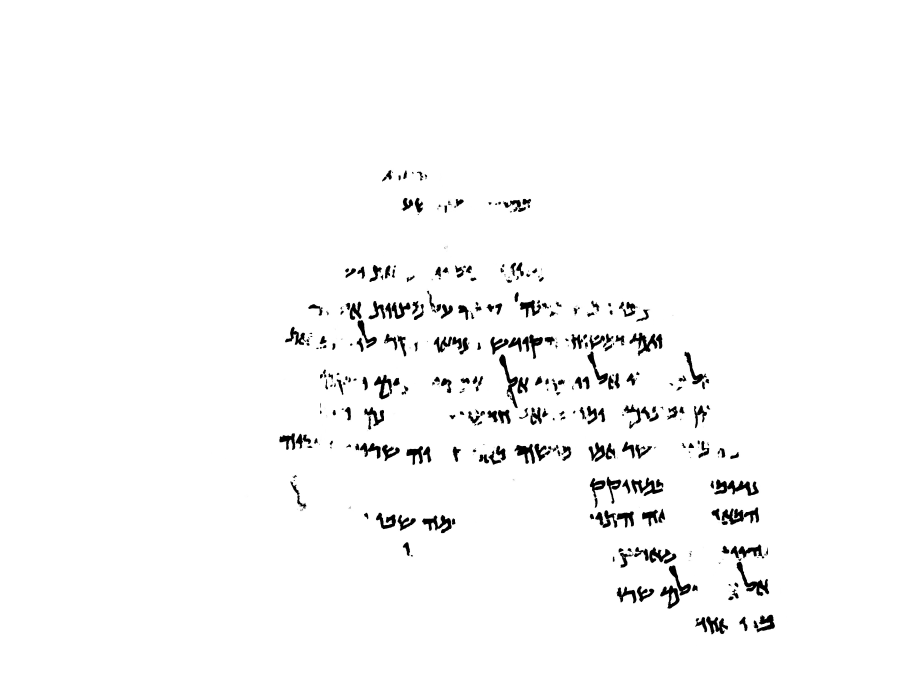
#> input picture image-data/P106-Fg002-R-C01-R01-binarized.jpg, 3608 x 2706 px, found by its file name (shown at 1/4 size); its folder holds only this picture in this run
$ python main.py   (older library calls are emulated)
#> lines starting #> are read from the running program, lines starting #| are printed output that depends on the picture; after the words box and inside, x2 and y2 are one past the last pixel; in counts of white or black regions, pixels touching at a corner belong together
import cv2
import numpy as np
import matplotlib.pyplot as plt
import os
from scipy.signal import find_peaks
from sklearn.cluster import KMeans
from scipy.ndimage import gaussian_filter1d

image_paths = os.listdir("image-data")

def line_projection_histogram(image, show_plot=True):
    binary = (image == 255).astype(np.uint8)

    histogram = np.sum(binary, axis=1)

    if show_plot:
        plt.figure(figsize=(10, 4))
        plt.plot(histogram)
        plt.title(f"Line Projection Histogram")
        plt.xlabel("Row Index")
        plt.ylabel("Black Pixel Count")
        plt.grid(True)
        plt.tight_layout()
        plt.show()

    return histogram

def smooth_histogram(histogram):
    return gaussian_filter1d(histogram, sigma=5)

def count_peaks(histogram, height_threshold=25, distance=30, plot=True):
    peaks, _ = find_peaks(histogram, height=height_threshold, distance=distance)

    if plot:
        plt.figure(figsize=(10, 4))
        plt.plot(histogram, label="Histogram")
        plt.plot(peaks, histogram[peaks], "rx", label="Peaks")
        plt.title("Line Projection Histogram with Peaks")
        plt.xlabel("Index")
        plt.ylabel("Black Pixel Count")
        plt.legend()
        plt.grid(True)
        plt.tight_layout()
        plt.show()

    return len(peaks), peaks

def cluster_boxes(box_centers, n_clusters):
    box_ids = [box_id for box_id, y in box_centers]
    y_coords = np.array([[y] for _, y in box_centers])

    kmeans = KMeans(n_clusters=n_clusters, n_init='auto')
    labels = kmeans.fit_predict(y_coords)

    clusters = {}
    for label, box_id in zip(labels, box_ids):
        clusters.setdefault(label, []).append(box_id)

    return clusters

def mask_bounding_boxes(image, stats, box_ids, padding=0):
    mask = np.zeros(image.shape[:2], dtype=np.uint8)

    for box_id in box_ids:
        x = stats[box_id, cv2.CC_STAT_LEFT] - padding
        y = stats[box_id, cv2.CC_STAT_TOP] - padding
        w = stats[box_id, cv2.CC_STAT_WIDTH] + 2 * padding
        h = stats[box_id, cv2.CC_STAT_HEIGHT] + 2 * padding

        x = max(0, x)
        y = max(0, y)
        x_end = min(image.shape[1], x + w)
        y_end = min(image.shape[0], y + h)

        cv2.rectangle(mask, (x, y), (x_end, y_end), 255, -1)

    return cv2.bitwise_and(image, image, mask=cv2.merge([mask]))

def crop_to_content(image, padding=5):
    image = image.copy()
    coords = cv2.findNonZero(image)

    x, y, w, h = cv2.boundingRect(coords)

    x1 = max(x - padding, 0)
    y1 = max(y - padding, 0)
    x2 = min(x + w + padding, image.shape[1])
    y2 = min(y + h + padding, image.shape[0])

    return image[y1:y2, x1:x2]

# [6 lines left out: function sort_cluster, not called in this run]

if __name__ == "__main__":
    for image_path in image_paths:
        file_name = image_path.split(".")[0]
        image_path = "image-data/" + image_path

        # Read and preprocess the image
        image = cv2.imread(image_path, cv2.IMREAD_GRAYSCALE)
#> image is the input picture: shape (2706, 3608); min 0, max 255, mean 248.9
        image = cv2.resize(image, (1024, 1024))
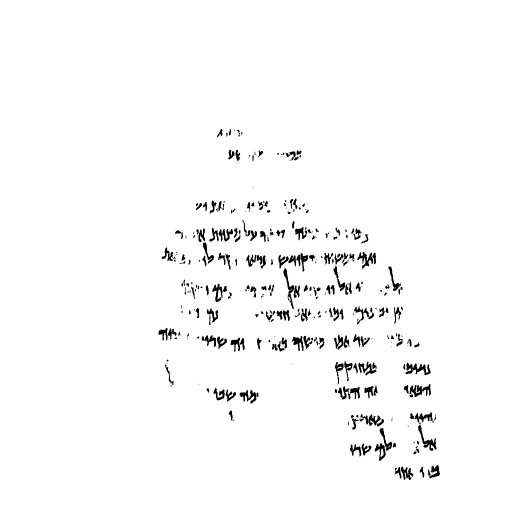
#> image: shape (1024, 1024) (shown at 1/2 size); min 0, max 255, mean 248.9
        image = cv2.threshold(image, 0, 255, cv2.THRESH_BINARY_INV | cv2.THRESH_OTSU)[1]
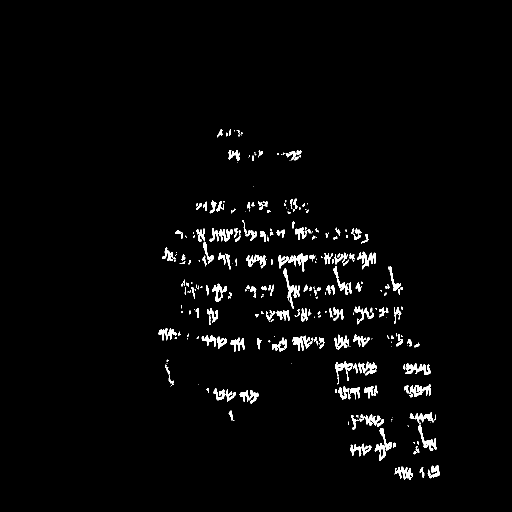
#> image: shape (1024, 1024) (shown at 1/2 size); 2.4% white; 329 white regions (134 under 20 px), largest, box (x1, y1, x2, y2) and area: (811, 726, 861, 750) 581, (819, 768, 862, 794) 541, (715, 503, 752, 539) 533

        # Line projection histogram
        hist = line_projection_histogram(image, show_plot=False)
#> in line_projection_histogram, `histogram = np.sum(binary, axis=1)`: histogram = 1024 values, max 207 at index 514, min 0 at index 0, mean 24.43
#> hist has the same summary as histogram in line_projection_histogram
        smoothed_hist = smooth_histogram(hist)
#> smoothed_hist = 1024 values, max 156 at index 516, min 0 at index 0, mean 24.1
        peaks, _ = count_peaks(smoothed_hist, height_threshold=5, distance=10, plot=False)
#> in count_peaks, `peaks, _ = find_peaks(histogram, height=height_threshold, distance=dis..`: peaks = [265, 308, 410, 466, 516, 576, 625, 681, 734, 783, 836, 894, 943]
#> peaks = 13

        # Erode image to remove small noise
        kernel = cv2.getStructuringElement(cv2.MORPH_RECT, (3, 3))
        img = cv2.erode(image, kernel, iterations=1)
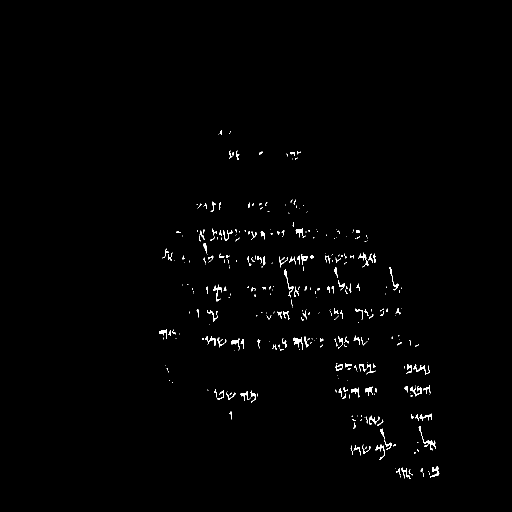
#> img: shape (1024, 1024) (shown at 1/2 size); 0.84% white in thin lines or dots, all inside (x1, y1, x2, y2) = (318, 260, 879, 958)
        # img = cv2.dilate(img, kernel, iterations=1)

        # Connected components analysis
        num_labels, labels, stats, centroids = cv2.connectedComponentsWithStats(img, connectivity=8, ltype=cv2.CV_32S)
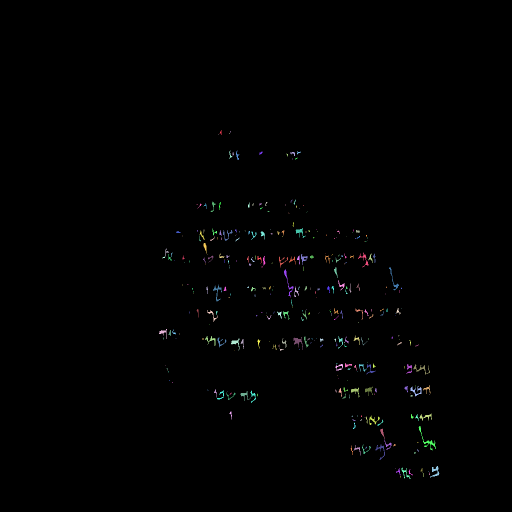
#> labels: shape (1024, 1024) int32 (shown at 1/2 size); 342 distinct labels, from 0 to 341; one colour per label, 0 black
#> num_labels = 342; stats = 342 rows, first 6: [0, 0, 1024, 1024, 1039801], [439, 260, 5, 9, 19], [460, 262, 1, 3, 3], [459, 266, 1, 2, 2], [437, 269, 1, 1, 1], [458, 301, 7, 16, 35]; centroids = 342 pairs, first value 326 to 870.4, second value 263 to 953

        # image = cv2.cvtColor(image, cv2.COLOR_GRAY2BGR)

        y_coords = []
        for i in range(1, num_labels):

            x = stats[i, cv2.CC_STAT_LEFT]
            y = stats[i, cv2.CC_STAT_TOP]
            w = stats[i, cv2.CC_STAT_WIDTH]
            h = stats[i, cv2.CC_STAT_HEIGHT]
            area = stats[i, cv2.CC_STAT_AREA]
            (cx, cy) = centroids[i]

            y_coords.append((i, cy))
#> this loop made 341 passes
#> (x, y, w, h, area, cx, cy) on passes 5 to 7: (458, 301, 7, 16, 35, 460.2, 309.7), (472, 301, 7, 19, 51, 474.4, 310.9), (519, 303, 6, 7, 23, 521.3, 305.7)
#> after the loop, y_coords = 341 pairs, first value 1 to 341, second value 263 to 953

        # [6 lines of commented-out code are left out]
        clusters = cluster_boxes(y_coords, peaks)
#> in cluster_boxes, `box_ids = [box_id for box_id, y in box_centers]`: box_ids = 341 values from 1 to 341
#> in cluster_boxes, `y_coords = np.array([[y] for _, y in box_centers])`: y_coords = 341 values, max 953 at index 340, min 263 at index 1, mean 610.1
#> in cluster_boxes, `labels = kmeans.fit_predict(y_coords)`: labels = 341 values, max 12 at index 4, min 0 at index 174, mean 5.76
#> the loop in cluster_boxes, `for label, box_id in zip(labels, box_ids):` made 341 passes
#> label on passes 1 to 3: 4, 4, 4
#> after the loop in cluster_boxes, `for label, box_id in zip(labels, box_ids):`: clusters = 13 items
#> clusters = 13 items

        for i in clusters.items():
            masked_image = mask_bounding_boxes(image, stats, i[1], padding=2)
            cropped_image = crop_to_content(masked_image, padding=2)

            os.makedirs('line-crops/'+file_name, exist_ok=True)
            cv2.imwrite(f"line-crops/{file_name}/crop_{i[0]}.png", cropped_image)
#> this loop made 13 passes
#> (x in crop_to_content, y in crop_to_content, w in crop_to_content, h in crop_to_content, x1 in crop_to_content, y1 in crop_to_content, x2 in crop_to_content, y2 in crop_to_content) on passes 3, 4, 5, 7, 8, 9, 10, 11: (392, 397, 225, 31, 390, 395, 619, 430), (350, 443, 387, 43, 348, 441, 739, 488), (324, 485, 428, 53, 322, 483, 754, 540), (363, 533, 442, 71, 361, 531, 807, 606), (378, 597, 428, 53, 376, 595, 808, 652), (317, 656, 522, 48, 315, 654, 841, 706), (330, 723, 531, 42, 328, 721, 863, 767), (343, 762, 519, 45, 341, 760, 864, 809)
#> pass 1, `masked_image = mask_bounding_boxes(image, stats, i[1], padding=2)`:
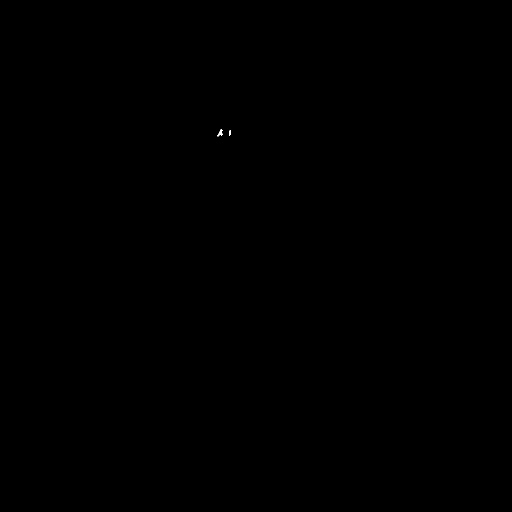
#> masked_image: shape (1024, 1024) (shown at 1/2 size); 0.01% white; 3 white regions (1 under 20 px), largest, box (x1, y1, x2, y2) and area: (435, 258, 445, 273) 72, (458, 260, 462, 271) 33
#> pass 2, `cropped_image = crop_to_content(masked_image, padding=2)`:
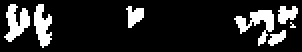
#> cropped_image: shape (26, 151) (shown 2 times larger); 14.6% white; 7 white regions (1 under 20 px), largest, box (x1, y1, x2, y2) and area: (117, 5, 137, 23) 146, (2, 2, 15, 21) 135, (17, 2, 26, 24) 122, (63, 3, 72, 14) 62, (139, 3, 149, 12) 62, (134, 15, 143, 23) 41
#> after the loop:
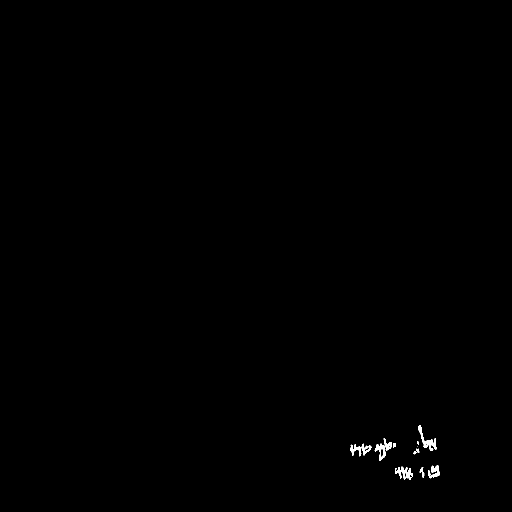
#> masked_image: shape (1024, 1024) (shown at 1/2 size); 0.24% white; 14 white regions (1 under 20 px), largest, box (x1, y1, x2, y2) and area: (836, 850, 873, 902) 512, (856, 931, 880, 957) 332, (749, 887, 772, 921) 328
